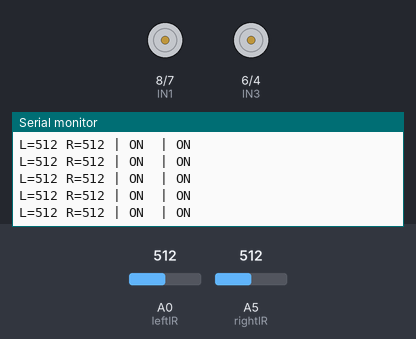
Bench run of a sketch on a simulated Arduino Uno, built with avr-gcc and run on an emulated ATmega328P. Parts: motor-driver pin pairs drawn as motors (green arrow = first pin HIGH = forward, orange = second pin HIGH = backward, longer = more drive, scaled by the enable pin), the last lines printed to the serial monitor. The inputs (shaded band) are chosen by the test bench; at power-on: A0 (leftIR) = 512, A5 (rightIR) = 512.

Above: at 3.2 s.
3.3 s: A0 (leftIR) set to 490
At 4.2 s:
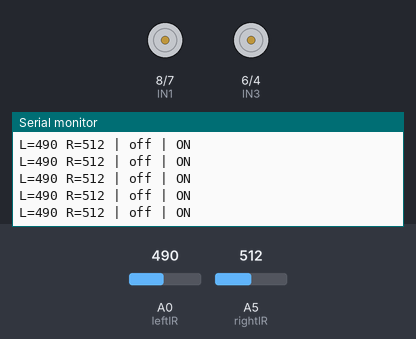
4.8 s: A5 (rightIR) set to 490
At 5.9 s:
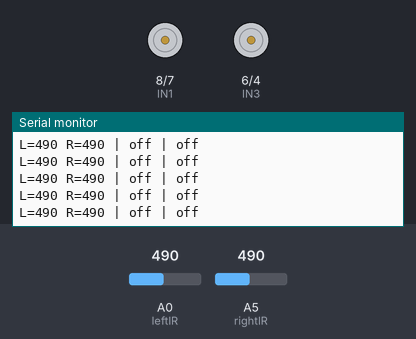
6.8 s: A0 (leftIR) set to 510
At 7.5 s:
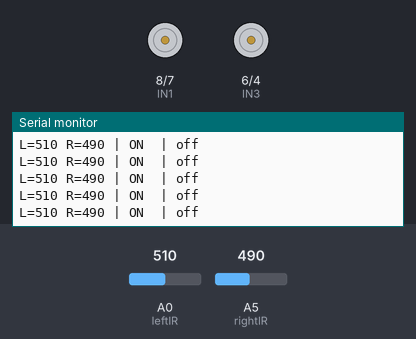
8.3 s: A5 (rightIR) set to 512
At 9.0 s:
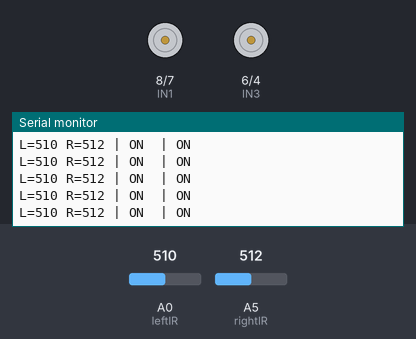
11.3 s: A5 (rightIR) set to 306
At 12.3 s:
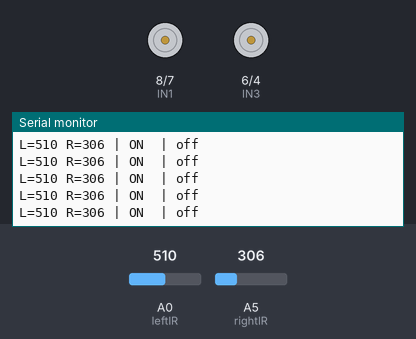

Measured:
- the behaviour switches between 501 and 500 on A0 (leftIR) (found by bisection; images 0 and 1)
- the behaviour switches between 500 and 501 on A5 (rightIR) (found by bisection; images 3 and 4)
- after the input at 3.3 s, the serial monitor: prints a new line after 0.08 s (image 1)
- after the input at 4.8 s, the serial monitor: prints a new line after 0.09 s (image 2)
- after the input at 6.8 s, the serial monitor: prints a new line after 0.09 s (image 3)
- after the input at 8.3 s, the serial monitor: prints a new line after 0.07 s (image 4)
- after the input at 11.3 s, the serial monitor: prints a new line after 0.09 s (image 5)

The sketch:

line_follower.ino
```cpp
// ----------- PINS -----------
const int leftIR  = A0;
const int rightIR = A5;

const int ENA = 13;
const int IN1 = 8;
const int IN2 = 7;

const int ENB = 12;
const int IN3 = 6;
const int IN4 = 4;

const int IR_THRESHOLD = 500;

const int BASE_SPEED  = 100;
const int TURN_SPEED  = 110;

int lastTurn = 0; // -1 = left, 0 = straight, 1 = right

// =============================================
void setup() {
  Serial.begin(9600);

  pinMode(leftIR,  INPUT);
  pinMode(rightIR, INPUT);

  pinMode(ENA, OUTPUT);
  pinMode(IN1, OUTPUT);
  pinMode(IN2, OUTPUT);

  pinMode(ENB, OUTPUT);
  pinMode(IN3, OUTPUT);
  pinMode(IN4, OUTPUT);

  stopMotors();
  delay(2000);
  Serial.println("Starting line follow...");
}

// =============================================
void loop() {
  int leftVal  = analogRead(leftIR);
  int rightVal = analogRead(rightIR);

  bool leftOnLine  = (leftVal  > IR_THRESHOLD);
  bool rightOnLine = (rightVal > IR_THRESHOLD);

  Serial.print("L="); Serial.print(leftVal);
  Serial.print(" R="); Serial.print(rightVal);
  Serial.print(" | "); Serial.print(leftOnLine  ? "ON " : "off");
  Serial.print(" | "); Serial.println(rightOnLine ? "ON " : "off");

  if (leftOnLine && rightOnLine) {
    // Both on line → go straight
    lastTurn = 0;
    setMotors(BASE_SPEED, BASE_SPEED);
    moveForward();
  }
  else if (leftOnLine && !rightOnLine) {
    // Line to the left → sharp left: stop left motor, full right
    lastTurn = -1;
    analogWrite(ENA, 0);
    analogWrite(ENB, TURN_SPEED);
    turnLeft();
  }
  else if (!leftOnLine && rightOnLine) {
    // Line to the right → sharp right: stop right motor, full left
    lastTurn = 1;
    analogWrite(ENA, TURN_SPEED);
    analogWrite(ENB, 0);
    turnRight();
  }
  else {
    // Lost the line → continue last known direction to recover
    setMotors(TURN_SPEED, TURN_SPEED);
    if (lastTurn == -1)     turnLeft();
    else if (lastTurn == 1) turnRight();
    else                    moveForward();
  }
}

// =============================================
void moveForward() {
  digitalWrite(IN1, HIGH);
  digitalWrite(IN2, LOW);
  digitalWrite(IN3, HIGH);
  digitalWrite(IN4, LOW);
}

void turnLeft() {
  digitalWrite(IN1, LOW);
  digitalWrite(IN2, HIGH);
  digitalWrite(IN3, HIGH);
  digitalWrite(IN4, LOW);
}

void turnRight() {
  digitalWrite(IN1, HIGH);
  digitalWrite(IN2, LOW);
  digitalWrite(IN3, LOW);
  digitalWrite(IN4, HIGH);
}

void stopMotors() {
  analogWrite(ENA, 0);
  analogWrite(ENB, 0);
  digitalWrite(IN1, LOW);
  digitalWrite(IN2, LOW);
  digitalWrite(IN3, LOW);
  digitalWrite(IN4, LOW);
}

void setMotors(int speedA, int speedB) {
  analogWrite(ENA, speedA);
  analogWrite(ENB, speedB);
}
```
